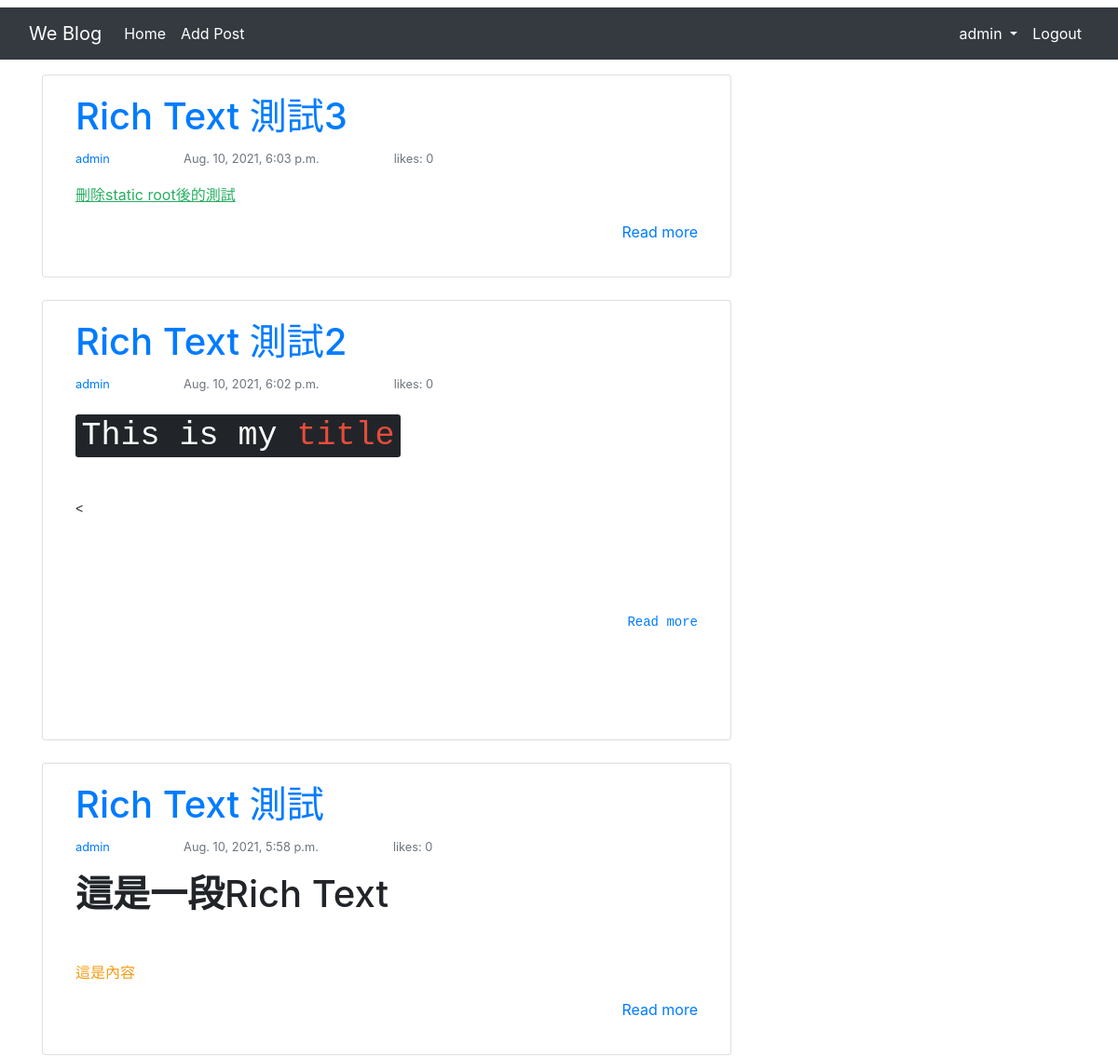
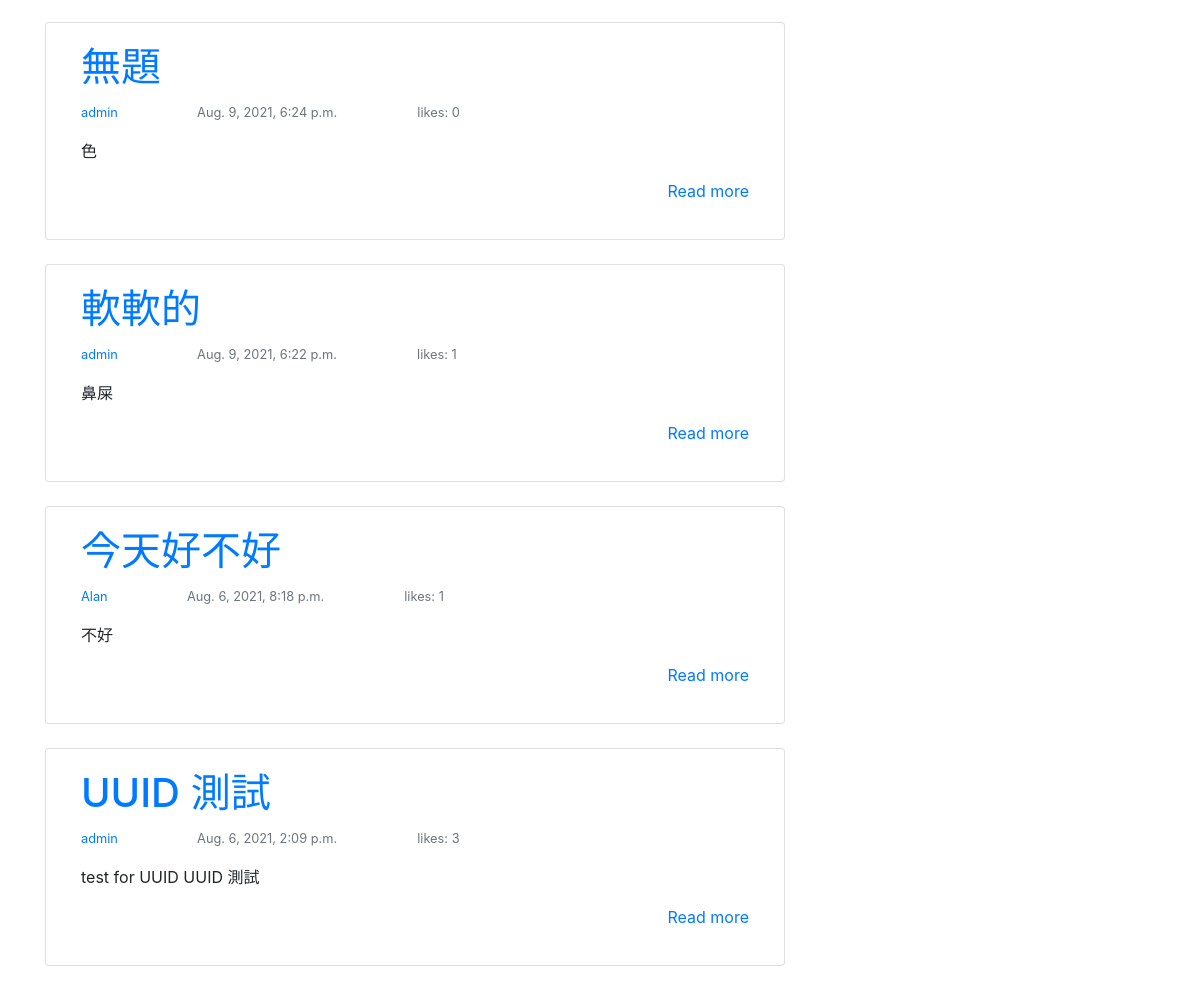
The app's page /blog/post/ (signed in) with its own data (2 pictures, top to bottom).
### post/models.py (models this page shows, shortened)
class Post(models.Model):
    title = models.CharField(max_length=50, unique=True)
    uuid = models.UUIDField(default=uuid.uuid4, editable=False, unique=True)
    author = models.ForeignKey(
        User, on_delete=models.CASCADE, related_name="blog_posts"
    )
    image = models.ImageField(null=True, blank=True, upload_to="images/post/")
    updated_date = models.DateTimeField(auto_now=True)
    content = RichTextField(blank=False, null=True)
    created_date = models.DateTimeField(auto_now_add=True)
    status = models.IntegerField(choices=STATUS, default=0)
    likes = models.ManyToManyField(User, related_name="blog_likes")
    class Meta:
        ordering = ["-created_date"]

### post/views.py (the view)
# urls.py: path("", PostListView.as_view(), name="post-list"),
class PostListView(ListView):
    model = Post
    template_name = "post/post_list.html"

### templates/post/post_list.html (shortened to what this page needs)
{% extends "base.html" %}
{% block content %}
    {% for post in post_list %}
        <div class="col-md-8 card mb-4  mt-3 left  top">
            <div class="card-body">
            <h1><a href="{% url 'post-detail' post.pk %}">{{ post.title }}</a></h1>
            <p class="text-muted">
                <small>
                    <a href="{% url 'user-profile' post.author.pk %}">{{ post.author }}</a>
                </small>
                <small style="margin-left: 2cm">{{ post.created_date }}</small>
                <small style="margin-left: 2cm">likes: {{ post.likes.all.count }}</small>
            </p>
            <p class="card-text">
                {{ post.content | slice:":100" | safe }}
            </p>
            <p style="text-align: right;">
                <a href="{% url 'post-detail' post.pk %}">Read more</a>
            </p>
            </div>
        </div>
    {% endfor %}
{% endblock %}

### templates/navbar.html (shortened to what this page needs)
<nav class="navbar navbar-expand-lg navbar-dark bg-dark">
    <div class="container-fluid">
      <a class="navbar-brand" href="{% url 'post-list' %}">We Blog</a>
      <div class="collapse navbar-collapse" id="navbarSupportedContent">
        <ul class="navbar-nav mr-auto">
            {% if user.is_authenticated %}
                <li class="nav-item">
                    <a class="nav-link active" aria-current="page" href="{% url 'post-list' %}">Home</a>
                </li>
                <li class="nav-item">
                    <a class="nav-link active" aria-current="page" href="{% url 'post-create' %}">Add Post</a>
                </li>
            {% else %}
                <li class="nav-item">
                    <a class="nav-link active" aria-current="page" href="{% url 'post-list' %}">Home</a>
                </li>
            {% endif %}
        </ul>
        <ul class="navbar-nav ml-auto">
            {% if user.is_authenticated %}
                <li class="nav-item dropdown">
                    <a class="nav-link dropdown-toggle active" href="#" id="navbarDropdown" role="button" data-toggle="dropdown" aria-haspopup="true" aria-expanded="false">
                        {{ user.username }}
                    </a>
                  </li>
                <li class="nav-item">
                    <a class="nav-link active" aria-current="page" href="{% url 'logout' %}">Logout</a>
                </li>
            {% endif %}
        </ul>
      </div>
    </div>
  </nav>

### records on screen
Post: title "Rich Text 測試3", author "admin", created_date "Aug. 10, 2021, 6:03 p.m.", likes.all.count "0", content "刪除static root後的測試"
Post: title "Rich Text 測試2", author "admin", created_date "Aug. 10, 2021, 6:02 p.m.", likes.all.count "0", content "This is my title <"
Post: title "Rich Text 測試", author "admin", created_date "Aug. 10, 2021, 5:58 p.m.", likes.all.count "0", content "這是一段 Rich Text 這是內容"
Post: title "無題", author "admin", created_date "Aug. 9, 2021, 6:24 p.m.", likes.all.count "0", content "色"
Post: title "軟軟的", author "admin", created_date "Aug. 9, 2021, 6:22 p.m.", likes.all.count "1", content "鼻屎"
Post: title "今天好不好", author "Alan", created_date "Aug. 6, 2021, 8:18 p.m.", likes.all.count "1", content "不好"
Post: title "UUID 測試", author "admin", created_date "Aug. 6, 2021, 2:09 p.m.", likes.all.count "3", content "test for UUID UUID 測試"

### other values on screen
{{ user.username }} "admin"
